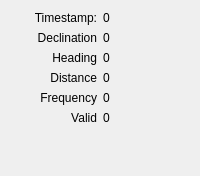
      <widget class="QWidget" name="tab_7">
       <attribute name="title">
        <string>Hydrophone</string>
       </attribute>
       <layout class="QVBoxLayout" name="verticalLayout_4">
        <item>
         <layout class="QGridLayout" name="gridLayout_13">
          <item row="0" column="0">
           <widget class="QLabel" name="label_58">
            <property name="text">
             <string>Timestamp:</string>
            </property>
            <property name="alignment">
             <set>Qt::AlignRight|Qt::AlignTop|Qt::AlignTrailing</set>
            </property>
           </widget>
          </item>
          <item row="0" column="1">
           <widget class="QLabel" name="lblHydrophoneTimestamp">
            <property name="text">
             <string>0</string>
            </property>
           </widget>
          </item>
          <item row="1" column="0">
           <widget class="QLabel" name="label_59">
            <property name="text">
             <string>Declination</string>
            </property>
            <property name="alignment">
             <set>Qt::AlignRight|Qt::AlignTop|Qt::AlignTrailing</set>
            </property>
           </widget>
          </item>
          <item row="2" column="0">
           <widget class="QLabel" name="label_60">
            <property name="text">
             <string>Heading</string>
            </property>
            <property name="alignment">
             <set>Qt::AlignRight|Qt::AlignTop|Qt::AlignTrailing</set>
            </property>
           </widget>
          </item>
          <item row="2" column="1">
           <widget class="QLabel" name="lblHydrophoneHeading">
            <property name="text">
             <string>0</string>
            </property>
           </widget>
          </item>
          <item row="3" column="0">
           <widget class="QLabel" name="label_78">
            <property name="text">
             <string>Distance</string>
            </property>
            <property name="alignment">
             <set>Qt::AlignRight|Qt::AlignTop|Qt::AlignTrailing</set>
            </property>
           </widget>
          </item>
          <item row="3" column="1">
           <widget class="QLabel" name="lblHydrophoneDistance">
            <property name="text">
             <string>0</string>
            </property>
           </widget>
          </item>
          <item row="4" column="0">
           <widget class="QLabel" name="label_79">
            <property name="text">
             <string>Frequency</string>
            </property>
            <property name="alignment">
             <set>Qt::AlignRight|Qt::AlignTop|Qt::AlignTrailing</set>
            </property>
           </widget>
          </item>
          <item row="4" column="1">
           <widget class="QLabel" name="lblHydrophoneFrequency">
            <property name="text">
             <string>0</string>
            </property>
           </widget>
          </item>
          <item row="5" column="0">
           <widget class="QLabel" name="label_80">
            <property name="text">
             <string>Valid</string>
            </property>
            <property name="alignment">
             <set>Qt::AlignRight|Qt::AlignTop|Qt::AlignTrailing</set>
            </property>
           </widget>
          </item>
          <item row="5" column="1">
           <widget class="QLabel" name="lblHydrophoneValid">
            <property name="text">
             <string>0</string>
            </property>
           </widget>
          </item>
          <item row="1" column="1">
           <widget class="QLabel" name="lblHydrophoneDeclination">
            <property name="text">
             <string>0</string>
            </property>
           </widget>
          </item>
         </layout>
        </item>
        <item>
         <spacer name="verticalSpacer_9">
          <property name="orientation">
           <enum>Qt::Vertical</enum>
          </property>
          <property name="sizeHint" stdset="0">
           <size>
            <width>20</width>
            <height>40</height>
           </size>
          </property>
         </spacer>
        </item>
       </layout>
      </widget>
